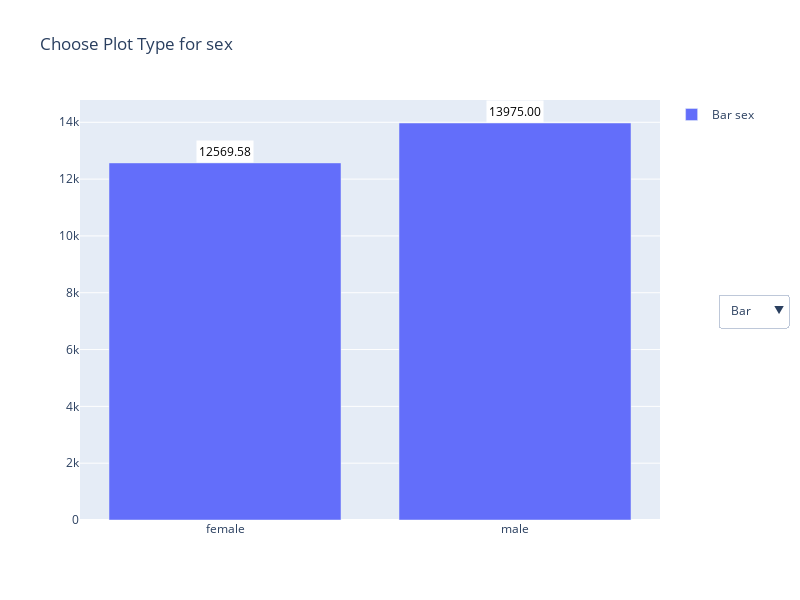
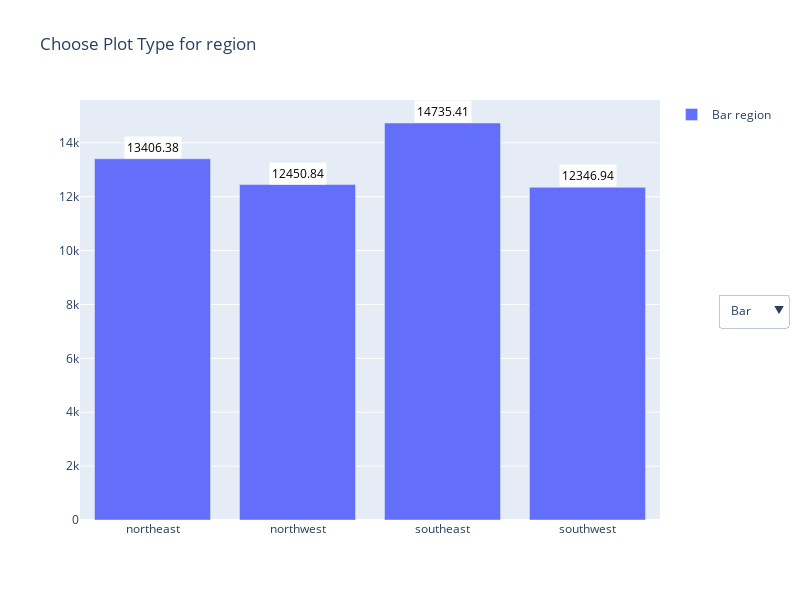
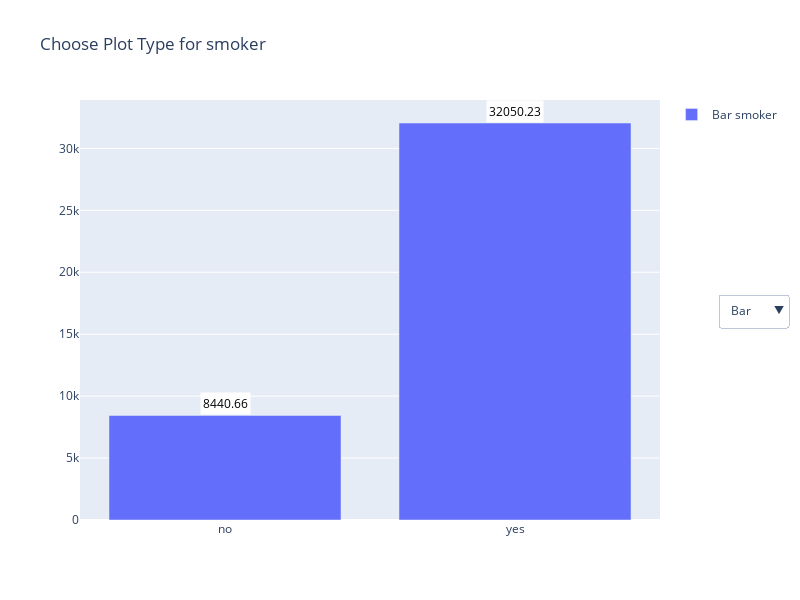
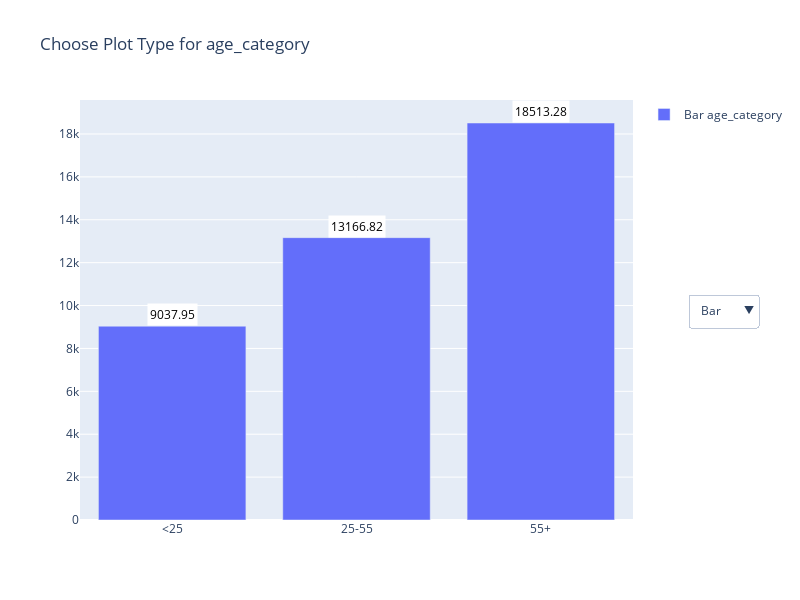

These figures' notebook cell, in order:
### Markdown cell above
### <span style='color: white; font-family: Georgia;'> Target vs Explanatory Variables (Graphical Analysis)
------------
In this section, we explore the relationship between the **target variable** (insurance price) and the **explanatory variables** through visualizations. We will display the **average insurance price** per category to help identify trends and insights.

Additionally, we will include **scatterplots** showing the relationship between the **target variable** and quantitative variables. These plots will help us visualize how **smoker status**, which has the highest Pearson correlation coefficient impacts these relationships.

For the modeling phase, we will **stratify by smoker status**, ensuring that the effect of smoking on insurance prices is properly captured and analyzed across different groups.

### Code cell
new_categorical_columns= ['sex','region','smoker','age_category','bmi_category']

# Create an empty list to hold all plot types for each category
figures = []

# Loop over categorical variables to create plots
for var in new_categorical_columns:
    # Create a subplot for each category
    fig = make_subplots(rows=1, cols=1)
    
    # Bar plot for the mean of charges by the categorical variable
    mean_values = df_category.groupby(var)['charges'].mean()
    bar = go.Bar(
        x=mean_values.index,
        y=mean_values,
        name=f"Bar {var}",
        visible=True  # Default visibility is true for the bar plot
    )
    
    # Add mean annotations (tags) on the bars
    bar_annotations = [
        go.layout.Annotation(
            x=x_pos,
            y=y_pos,
            text=f'{y_pos:.2f}',
            font=dict(size=12, color='black'),
            showarrow=False,
            bgcolor='white',
            borderpad=2,
            xanchor='center',
            yanchor='bottom'
        )
        for x_pos, y_pos in zip(mean_values.index, mean_values)
    ]
    
    # Box plot for the distribution of charges by the categorical variable
    box = go.Box(
        x=df_category[var],
        y=df_category['charges'],
        name=f"Box {var}",
        visible=False  # Default visibility is false for box plot
    )

    # Violin plot for the distribution of charges by the categorical variable
    violin = go.Violin(
        x=df_category[var],
        y=df_category['charges'],
        name=f"Violin {var}",
        box_visible=True,
        visible=False  # Default visibility is false for violin plot
    )

    # Add all traces (bar, box, violin) and annotations to the figure
    fig.add_trace(bar)
    fig.add_trace(box)
    fig.add_trace(violin)
    fig.update_layout(annotations=bar_annotations)

    # Create buttons for switching between plot types
    buttons = [
        {
            'label': 'Bar',
            'method': 'update',
            'args': [
                {'visible': [True, False, False]},  # Show the bar plot, hide box and violin
                {'title': f'Average Insurance Price per {var} - Bar Plot'}
            ]
        },
        {
            'label': 'Box',
            'method': 'update',
            'args': [
                {'visible': [False, True, False]},  # Show the box plot, hide bar and violin
                {'title': f'Insurance Price Distribution per {var} - Box Plot'}
            ]
        },
        {
            'label': 'Violin',
            'method': 'update',
            'args': [
                {'visible': [False, False, True]},  # Show the violin plot, hide bar and box
                {'title': f'Insurance Price Distribution per {var} - Violin Plot'}
            ]
        }
    ]
    
    # Update the layout to include the buttons for switching between graphic types
    fig.update_layout(
        title=f'Choose Plot Type for {var}',
        updatemenus=[{
            'buttons': buttons,
            'direction': 'down',
            'showactive': True,
            'x': 1.1,  # Move buttons to the right
            'xanchor': 'left',
            'y': 0.5,  # Place buttons vertically in the middle
            'yanchor': 'middle'
        }],
        showlegend=True,
        height=600,
        width=800
    )
    
    # Add the figure to the list of figures
    figures.append(fig)

# Display all figures one by one
for fig in figures:
    fig.show()

### Figure 1 — Plotly figure (JSON) as saved in the notebook; plotly's stock layout.template omitted (floating-point values rounded to 4 significant figures; data arrays with more than 128 entries replaced by an {"elided": "..."} marker saying what was removed)
{"data": [{"name": "Bar sex", "type": "bar", "visible": true, "x": ["female", "male"], "y": [12570.0, 13970.0]}, {"name": "Box sex", "type": "box", "visible": false, "x": {"elided": "1337 str values"}, "y": {"elided": "1337 float values"}}, {"box": {"visible": true}, "name": "Violin sex", "type": "violin", "visible": false, "x": {"elided": "1337 str values"}, "y": {"elided": "1337 float values"}}], "layout": {"annotations": [{"bgcolor": "white", "borderpad": 2, "font": {"color": "black", "size": 12}, "showarrow": false, "text": "12569.58", "x": "female", "xanchor": "center", "y": 12570.0, "yanchor": "bottom"}, {"bgcolor": "white", "borderpad": 2, "font": {"color": "black", "size": 12}, "showarrow": false, "text": "13975.00", "x": "male", "xanchor": "center", "y": 13970.0, "yanchor": "bottom"}], "height": 600, "showlegend": true, "title": {"text": "Choose Plot Type for sex"}, "updatemenus": [{"buttons": [{"args": [{"visible": [true, false, false]}, {"title": "Average Insurance Price per sex - Bar Plot"}], "label": "Bar", "method": "update"}, {"args": [{"visible": [false, true, false]}, {"title": "Insurance Price Distribution per sex - Box Plot"}], "label": "Box", "method": "update"}, {"args": [{"visible": [false, false, true]}, {"title": "Insurance Price Distribution per sex - Violin Plot"}], "label": "Violin", "method": "update"}], "direction": "down", "showactive": true, "x": 1.1, "xanchor": "left", "y": 0.5, "yanchor": "middle"}], "width": 800, "xaxis": {"anchor": "y", "domain": [0, 1]}, "yaxis": {"anchor": "x", "domain": [0, 1]}}}

### Figure 2 — Plotly figure (JSON) as saved in the notebook; plotly's stock layout.template omitted (floating-point values rounded to 4 significant figures; data arrays with more than 128 entries replaced by an {"elided": "..."} marker saying what was removed)
{"data": [{"name": "Bar region", "type": "bar", "visible": true, "x": ["northeast", "northwest", "southeast", "southwest"], "y": [13410.0, 12450.0, 14740.0, 12350.0]}, {"name": "Box region", "type": "box", "visible": false, "x": {"elided": "1337 str values"}, "y": {"elided": "1337 float values"}}, {"box": {"visible": true}, "name": "Violin region", "type": "violin", "visible": false, "x": {"elided": "1337 str values"}, "y": {"elided": "1337 float values"}}], "layout": {"annotations": [{"bgcolor": "white", "borderpad": 2, "font": {"color": "black", "size": 12}, "showarrow": false, "text": "13406.38", "x": "northeast", "xanchor": "center", "y": 13410.0, "yanchor": "bottom"}, {"bgcolor": "white", "borderpad": 2, "font": {"color": "black", "size": 12}, "showarrow": false, "text": "12450.84", "x": "northwest", "xanchor": "center", "y": 12450.0, "yanchor": "bottom"}, {"bgcolor": "white", "borderpad": 2, "font": {"color": "black", "size": 12}, "showarrow": false, "text": "14735.41", "x": "southeast", "xanchor": "center", "y": 14740.0, "yanchor": "bottom"}, {"bgcolor": "white", "borderpad": 2, "font": {"color": "black", "size": 12}, "showarrow": false, "text": "12346.94", "x": "southwest", "xanchor": "center", "y": 12350.0, "yanchor": "bottom"}], "height": 600, "showlegend": true, "title": {"text": "Choose Plot Type for region"}, "updatemenus": [{"buttons": [{"args": [{"visible": [true, false, false]}, {"title": "Average Insurance Price per region - Bar Plot"}], "label": "Bar", "method": "update"}, {"args": [{"visible": [false, true, false]}, {"title": "Insurance Price Distribution per region - Box Plot"}], "label": "Box", "method": "update"}, {"args": [{"visible": [false, false, true]}, {"title": "Insurance Price Distribution per region - Violin Plot"}], "label": "Violin", "method": "update"}], "direction": "down", "showactive": true, "x": 1.1, "xanchor": "left", "y": 0.5, "yanchor": "middle"}], "width": 800, "xaxis": {"anchor": "y", "domain": [0, 1]}, "yaxis": {"anchor": "x", "domain": [0, 1]}}}

### Figure 3 — Plotly figure (JSON) as saved in the notebook; plotly's stock layout.template omitted (floating-point values rounded to 4 significant figures; data arrays with more than 128 entries replaced by an {"elided": "..."} marker saying what was removed)
{"data": [{"name": "Bar smoker", "type": "bar", "visible": true, "x": ["no", "yes"], "y": [8441.0, 32050.0]}, {"name": "Box smoker", "type": "box", "visible": false, "x": {"elided": "1337 str values"}, "y": {"elided": "1337 float values"}}, {"box": {"visible": true}, "name": "Violin smoker", "type": "violin", "visible": false, "x": {"elided": "1337 str values"}, "y": {"elided": "1337 float values"}}], "layout": {"annotations": [{"bgcolor": "white", "borderpad": 2, "font": {"color": "black", "size": 12}, "showarrow": false, "text": "8440.66", "x": "no", "xanchor": "center", "y": 8441.0, "yanchor": "bottom"}, {"bgcolor": "white", "borderpad": 2, "font": {"color": "black", "size": 12}, "showarrow": false, "text": "32050.23", "x": "yes", "xanchor": "center", "y": 32050.0, "yanchor": "bottom"}], "height": 600, "showlegend": true, "title": {"text": "Choose Plot Type for smoker"}, "updatemenus": [{"buttons": [{"args": [{"visible": [true, false, false]}, {"title": "Average Insurance Price per smoker - Bar Plot"}], "label": "Bar", "method": "update"}, {"args": [{"visible": [false, true, false]}, {"title": "Insurance Price Distribution per smoker - Box Plot"}], "label": "Box", "method": "update"}, {"args": [{"visible": [false, false, true]}, {"title": "Insurance Price Distribution per smoker - Violin Plot"}], "label": "Violin", "method": "update"}], "direction": "down", "showactive": true, "x": 1.1, "xanchor": "left", "y": 0.5, "yanchor": "middle"}], "width": 800, "xaxis": {"anchor": "y", "domain": [0, 1]}, "yaxis": {"anchor": "x", "domain": [0, 1]}}}

### Figure 4 — Plotly figure (JSON) as saved in the notebook; plotly's stock layout.template omitted (floating-point values rounded to 4 significant figures; data arrays with more than 128 entries replaced by an {"elided": "..."} marker saying what was removed)
{"data": [{"name": "Bar age_category", "type": "bar", "visible": true, "x": ["<25", "25-55", "55+"], "y": [9038.0, 13170.0, 18510.0]}, {"name": "Box age_category", "type": "box", "visible": false, "x": {"elided": "1337 str values"}, "y": {"elided": "1337 float values"}}, {"box": {"visible": true}, "name": "Violin age_category", "type": "violin", "visible": false, "x": {"elided": "1337 str values"}, "y": {"elided": "1337 float values"}}], "layout": {"annotations": [{"bgcolor": "white", "borderpad": 2, "font": {"color": "black", "size": 12}, "showarrow": false, "text": "9037.95", "x": "<25", "xanchor": "center", "y": 9038.0, "yanchor": "bottom"}, {"bgcolor": "white", "borderpad": 2, "font": {"color": "black", "size": 12}, "showarrow": false, "text": "13166.82", "x": "25-55", "xanchor": "center", "y": 13170.0, "yanchor": "bottom"}, {"bgcolor": "white", "borderpad": 2, "font": {"color": "black", "size": 12}, "showarrow": false, "text": "18513.28", "x": "55+", "xanchor": "center", "y": 18510.0, "yanchor": "bottom"}], "height": 600, "showlegend": true, "title": {"text": "Choose Plot Type for age_category"}, "updatemenus": [{"buttons": [{"args": [{"visible": [true, false, false]}, {"title": "Average Insurance Price per age_category - Bar Plot"}], "label": "Bar", "method": "update"}, {"args": [{"visible": [false, true, false]}, {"title": "Insurance Price Distribution per age_category - Box Plot"}], "label": "Box", "method": "update"}, {"args": [{"visible": [false, false, true]}, {"title": "Insurance Price Distribution per age_category - Violin Plot"}], "label": "Violin", "method": "update"}], "direction": "down", "showactive": true, "x": 1.1, "xanchor": "left", "y": 0.5, "yanchor": "middle"}], "width": 800, "xaxis": {"anchor": "y", "domain": [0, 1]}, "yaxis": {"anchor": "x", "domain": [0, 1]}}}
